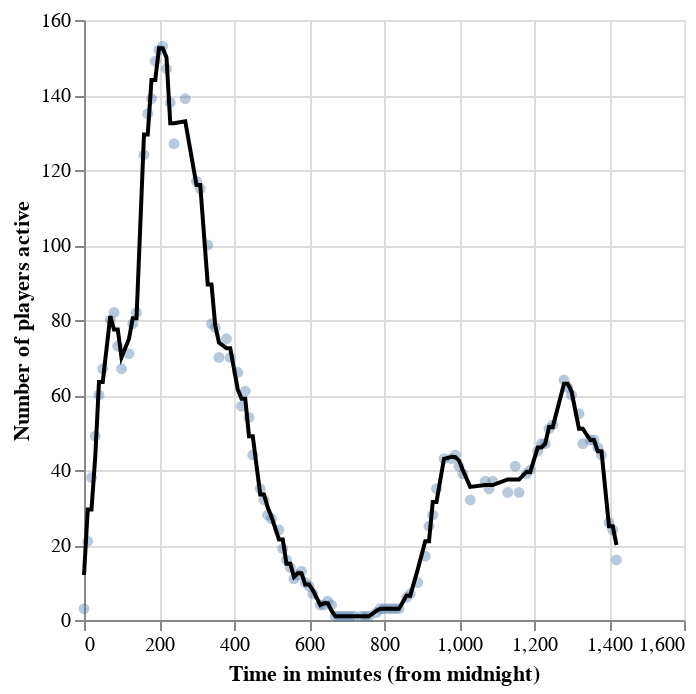

The notebook cell this image was saved under:
### Code cell
activity_preds_train = activity_training.assign(predictions= activity_tuned.predict(X_train))
base_plot = alt.Chart(activity_preds_train).mark_circle(opacity=0.4).encode(
    x=alt.X("time_in_minutes").title("Time in minutes (from midnight)"),
    y=alt.Y("active_players").title("Number of players active"))

line = alt.Chart(activity_preds_train).mark_line(color="black").encode(
    x="time_in_minutes",
    y="predictions")
activity_plot=alt.layer(base_plot,line)
activity_plot

### Figure 1 — Vega-Lite specification as saved in the notebook (floating-point values rounded to 4 significant figures)
{"config": {"view": {"continuousWidth": 300, "continuousHeight": 300}}, "layer": [{"mark": {"type": "circle", "opacity": 0.4}, "encoding": {"x": {"field": "time_in_minutes", "title": "Time in minutes (from midnight)", "type": "quantitative"}, "y": {"field": "active_players", "title": "Number of players active", "type": "quantitative"}}}, {"mark": {"type": "line", "color": "black"}, "encoding": {"x": {"field": "time_in_minutes", "type": "quantitative"}, "y": {"field": "predictions", "type": "quantitative"}}}], "data": {"name": "data-cc468c49099440c090d3213c5707f52e"}, "$schema": "https://vega.github.io/schema/vega-lite/v5.20.1.json", "datasets": {"data-cc468c49099440c090d3213c5707f52e": [{"time_in_minutes": 210, "active_players": 153, "predictions": 152.5}, {"time_in_minutes": 1250, "active_players": 52, "predictions": 51.5}, {"time_in_minutes": 230, "active_players": 138, "predictions": 132.5}, {"time_in_minutes": 350, "active_players": 78, "predictions": 78.5}, {"time_in_minutes": 410, "active_players": 66, "predictions": 61.5}, {"time_in_minutes": 1130, "active_players": 34, "predictions": 37.5}, {"time_in_minutes": 1360, "active_players": 48, "predictions": 48.0}, {"time_in_minutes": 1400, "active_players": 26, "predictions": 25.0}, {"time_in_minutes": 1010, "active_players": 39, "predictions": 40.0}, {"time_in_minutes": 700, "active_players": 1, "predictions": 1.0}, {"time_in_minutes": 540, "active_players": 16, "predictions": 15.0}, {"time_in_minutes": 1280, "active_players": 64, "predictions": 63.0}, {"time_in_minutes": 330, "active_players": 100, "predictions": 89.5}, {"time_in_minutes": 120, "active_players": 71, "predictions": 75.0}, {"time_in_minutes": 450, "active_players": 44, "predictions": 49.0}, {"time_in_minutes": 820, "active_players": 3, "predictions": 3.0}, {"time_in_minutes": 1180, "active_players": 39, "predictions": 39.5}, {"time_in_minutes": 200, "active_players": 152, "predictions": 152.5}, {"time_in_minutes": 420, "active_players": 57, "predictions": 59.0}, {"time_in_minutes": 840, "active_players": 3, "predictions": 3.0}, {"time_in_minutes": 780, "active_players": 2, "predictions": 2.5}, {"time_in_minutes": 220, "active_players": 147, "predictions": 150.0}, {"time_in_minutes": 890, "active_players": 10, "predictions": 13.5}, {"time_in_minutes": 1090, "active_players": 37, "predictions": 36.0}, {"time_in_minutes": 50, "active_players": 67, "predictions": 63.5}, {"time_in_minutes": 360, "active_players": 70, "predictions": 74.0}, {"time_in_minutes": 430, "active_players": 61, "predictions": 59.0}, {"time_in_minutes": 520, "active_players": 24, "predictions": 21.5}, {"time_in_minutes": 920, "active_players": 25, "predictions": 21.0}, {"time_in_minutes": 750, "active_players": 1, "predictions": 1.0}, {"time_in_minutes": 1290, "active_players": 62, "predictions": 63.0}, {"time_in_minutes": 100, "active_players": 67, "predictions": 70.0}, {"time_in_minutes": 690, "active_players": 1, "predictions": 1.0}, {"time_in_minutes": 30, "active_players": 49, "predictions": 43.5}, {"time_in_minutes": 570, "active_players": 12, "predictions": 12.5}, {"time_in_minutes": 1380, "active_players": 44, "predictions": 45.0}, {"time_in_minutes": 0, "active_players": 3, "predictions": 12.0}, {"time_in_minutes": 760, "active_players": 1, "predictions": 1.0}, {"time_in_minutes": 500, "active_players": 27, "predictions": 27.5}, {"time_in_minutes": 680, "active_players": 1, "predictions": 1.0}, {"time_in_minutes": 1150, "active_players": 41, "predictions": 37.5}, {"time_in_minutes": 810, "active_players": 3, "predictions": 3.0}, {"time_in_minutes": 1240, "active_players": 51, "predictions": 51.5}, {"time_in_minutes": 1160, "active_players": 34, "predictions": 37.5}, {"time_in_minutes": 720, "active_players": 1, "predictions": 1.0}, {"time_in_minutes": 170, "active_players": 135, "predictions": 129.5}, {"time_in_minutes": 740, "active_players": 1, "predictions": 1.0}, {"time_in_minutes": 960, "active_players": 43, "predictions": 43.0}, {"time_in_minutes": 1320, "active_players": 55, "predictions": 51.0}, {"time_in_minutes": 990, "active_players": 44, "predictions": 43.5}, {"time_in_minutes": 640, "active_players": 4, "predictions": 4.5}, {"time_in_minutes": 180, "active_players": 139, "predictions": 144.0}, {"time_in_minutes": 440, "active_players": 54, "predictions": 49.0}, {"time_in_minutes": 380, "active_players": 75, "predictions": 72.5}, {"time_in_minutes": 390, "active_players": 70, "predictions": 72.5}, {"time_in_minutes": 1300, "active_players": 60, "predictions": 61.0}, {"time_in_minutes": 480, "active_players": 32, "predictions": 33.5}, {"time_in_minutes": 300, "active_players": 117, "predictions": 116.0}, {"time_in_minutes": 560, "active_players": 11, "predictions": 11.5}, {"time_in_minutes": 1210, "active_players": 45, "predictions": 46.0}, {"time_in_minutes": 1350, "active_players": 48, "predictions": 48.0}, {"time_in_minutes": 630, "active_players": 4, "predictions": 4.0}, {"time_in_minutes": 190, "active_players": 149, "predictions": 144.0}, {"time_in_minutes": 1370, "active_players": 46, "predictions": 45.0}, {"time_in_minutes": 1220, "active_players": 47, "predictions": 46.0}, {"time_in_minutes": 800, "active_players": 3, "predictions": 3.0}, {"time_in_minutes": 710, "active_players": 1, "predictions": 1.0}, {"time_in_minutes": 550, "active_players": 14, "predictions": 15.0}, {"time_in_minutes": 1330, "active_players": 47, "predictions": 51.0}, {"time_in_minutes": 610, "active_players": 7, "predictions": 8.0}, {"time_in_minutes": 650, "active_players": 5, "predictions": 4.5}, {"time_in_minutes": 470, "active_players": 35, "predictions": 33.5}, {"time_in_minutes": 490, "active_players": 28, "predictions": 30.0}, {"time_in_minutes": 70, "active_players": 80, "predictions": 81.0}, {"time_in_minutes": 1410, "active_players": 24, "predictions": 25.0}, {"time_in_minutes": 590, "active_players": 10, "predictions": 9.5}, {"time_in_minutes": 910, "active_players": 17, "predictions": 21.0}, {"time_in_minutes": 1190, "active_players": 40, "predictions": 39.5}, {"time_in_minutes": 1000, "active_players": 41, "predictions": 42.5}, {"time_in_minutes": 830, "active_players": 3, "predictions": 3.0}, {"time_in_minutes": 130, "active_players": 79, "predictions": 80.5}, {"time_in_minutes": 10, "active_players": 21, "predictions": 29.5}, {"time_in_minutes": 310, "active_players": 115, "predictions": 116.0}, {"time_in_minutes": 40, "active_players": 60, "predictions": 63.5}, {"time_in_minutes": 1080, "active_players": 35, "predictions": 36.0}, {"time_in_minutes": 270, "active_players": 139, "predictions": 133.0}, {"time_in_minutes": 20, "active_players": 38, "predictions": 29.5}, {"time_in_minutes": 860, "active_players": 6, "predictions": 6.5}, {"time_in_minutes": 930, "active_players": 28, "predictions": 31.5}, {"time_in_minutes": 90, "active_players": 73, "predictions": 77.5}, {"time_in_minutes": 1230, "active_players": 47, "predictions": 47.0}, {"time_in_minutes": 160, "active_players": 124, "predictions": 129.5}, {"time_in_minutes": 580, "active_players": 13, "predictions": 12.5}, {"time_in_minutes": 600, "active_players": 9, "predictions": 9.5}, {"time_in_minutes": 1070, "active_players": 37, "predictions": 36.0}, {"time_in_minutes": 1420, "active_players": 16, "predictions": 20.0}, {"time_in_minutes": 340, "active_players": 79, "predictions": 89.5}, {"time_in_minutes": 140, "active_players": 82, "predictions": 80.5}, {"time_in_minutes": 660, "active_players": 4, "predictions": 2.5}, {"time_in_minutes": 530, "active_players": 19, "predictions": 21.5}, {"time_in_minutes": 980, "active_players": 43, "predictions": 43.5}, {"time_in_minutes": 940, "active_players": 35, "predictions": 31.5}, {"time_in_minutes": 790, "active_players": 3, "predictions": 3.0}, {"time_in_minutes": 870, "active_players": 7, "predictions": 6.5}, {"time_in_minutes": 1030, "active_players": 32, "predictions": 35.5}, {"time_in_minutes": 670, "active_players": 1, "predictions": 1.0}, {"time_in_minutes": 240, "active_players": 127, "predictions": 132.5}, {"time_in_minutes": 80, "active_players": 82, "predictions": 77.5}]}}
